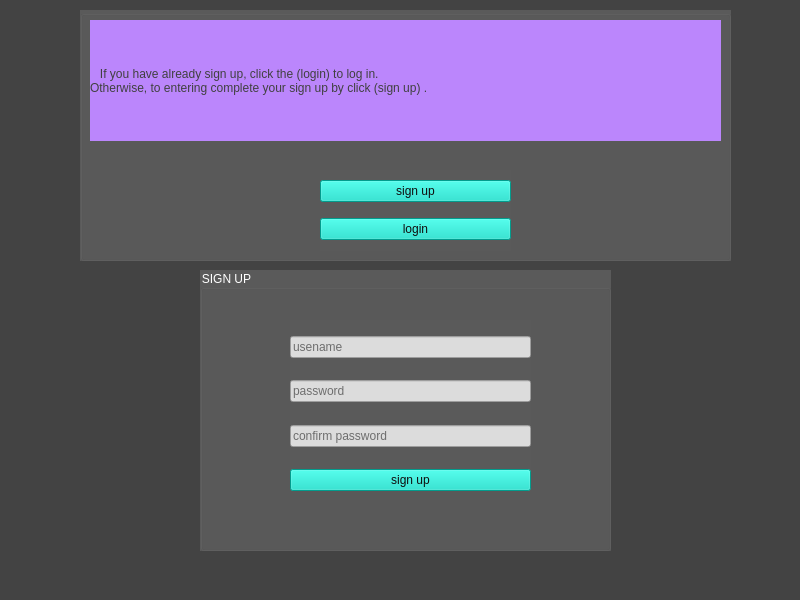
<?xml version="1.0" encoding="UTF-8"?>
<ui version="4.0">
 <class>MainWindow</class>
 <widget class="QMainWindow" name="MainWindow">
  <property name="geometry">
   <rect>
    <x>0</x>
    <y>0</y>
    <width>800</width>
    <height>600</height>
   </rect>
  </property>
  <property name="windowTitle">
   <string>MainWindow</string>
  </property>
  <property name="styleSheet">
   <string notr="true">background-color: rgb(67, 67, 67);
</string>
  </property>
  <widget class="QWidget" name="centralwidget">
   <widget class="QGroupBox" name="groupBox">
    <property name="geometry">
     <rect>
      <x>80</x>
      <y>10</y>
      <width>651</width>
      <height>251</height>
     </rect>
    </property>
    <property name="styleSheet">
     <string notr="true">background-color: rgb(90, 90, 90);
color: rgb(255, 255, 255);</string>
    </property>
    <property name="title">
     <string/>
    </property>
    <widget class="QLabel" name="label">
     <property name="geometry">
      <rect>
       <x>10</x>
       <y>10</y>
       <width>631</width>
       <height>121</height>
      </rect>
     </property>
     <property name="styleSheet">
      <string notr="true">color: rgb(64, 64, 64);
font: 75 14pt &quot;Arial&quot;;
background-color: rgb(187, 134, 252);</string>
     </property>
     <property name="text">
      <string>   If you have already sign up, click the (login) to log in.
Otherwise, to entering complete your sign up by click (sign up) .</string>
     </property>
    </widget>
    <widget class="QWidget" name="layoutWidget">
     <property name="geometry">
      <rect>
       <x>240</x>
       <y>160</y>
       <width>191</width>
       <height>81</height>
      </rect>
     </property>
     <layout class="QVBoxLayout" name="verticalLayout">
      <item>
       <widget class="QPushButton" name="pushButton_SIGNUP">
        <property name="styleSheet">
         <string notr="true">background-color: rgb(3, 218, 197);
color: rgb(15, 15, 15);</string>
        </property>
        <property name="text">
         <string>sign up</string>
        </property>
       </widget>
      </item>
      <item>
       <widget class="QPushButton" name="pushButton_LOGIN">
        <property name="styleSheet">
         <string notr="true">background-color: rgb(3, 218, 197);
color: rgb(15, 15, 15);</string>
        </property>
        <property name="text">
         <string>login</string>
        </property>
       </widget>
      </item>
     </layout>
    </widget>
   </widget>
   <widget class="QGroupBox" name="groupBoxLOGIN">
    <property name="geometry">
     <rect>
      <x>200</x>
      <y>270</y>
      <width>411</width>
      <height>281</height>
     </rect>
    </property>
    <property name="styleSheet">
     <string notr="true">background-color: rgb(90, 90, 90);
color: rgb(255, 255, 255);</string>
    </property>
    <property name="title">
     <string>LOGIN</string>
    </property>
    <widget class="QWidget" name="layoutWidget">
     <property name="geometry">
      <rect>
       <x>90</x>
       <y>60</y>
       <width>261</width>
       <height>161</height>
      </rect>
     </property>
     <layout class="QVBoxLayout" name="verticalLayout_3">
      <property name="spacing">
       <number>8</number>
      </property>
      <item>
       <spacer name="verticalSpacer_6">
        <property name="orientation">
         <enum>Qt::Vertical</enum>
        </property>
        <property name="sizeHint" stdset="0">
         <size>
          <width>20</width>
          <height>40</height>
         </size>
        </property>
       </spacer>
      </item>
      <item>
       <widget class="QLineEdit" name="lineEdit_user_login">
        <property name="styleSheet">
         <string notr="true">background-color: rgb(220, 220, 220);
color: rgb(0, 0, 0);</string>
        </property>
        <property name="placeholderText">
         <string>username</string>
        </property>
       </widget>
      </item>
      <item>
       <spacer name="verticalSpacer_5">
        <property name="orientation">
         <enum>Qt::Vertical</enum>
        </property>
        <property name="sizeHint" stdset="0">
         <size>
          <width>20</width>
          <height>40</height>
         </size>
        </property>
       </spacer>
      </item>
      <item>
       <widget class="QLineEdit" name="lineEdit_pass_login">
        <property name="styleSheet">
         <string notr="true">background-color: rgb(220, 220, 220);
color: rgb(0, 0, 0);</string>
        </property>
        <property name="placeholderText">
         <string>password</string>
        </property>
       </widget>
      </item>
      <item>
       <spacer name="verticalSpacer_7">
        <property name="orientation">
         <enum>Qt::Vertical</enum>
        </property>
        <property name="sizeHint" stdset="0">
         <size>
          <width>20</width>
          <height>40</height>
         </size>
        </property>
       </spacer>
      </item>
      <item>
       <widget class="QPushButton" name="pushButton_login">
        <property name="styleSheet">
         <string notr="true">background-color: rgb(3, 218, 197);
color: rgb(15, 15, 15);</string>
        </property>
        <property name="text">
         <string>login</string>
        </property>
       </widget>
      </item>
     </layout>
    </widget>
   </widget>
   <widget class="QGroupBox" name="groupBoxSignUp">
    <property name="geometry">
     <rect>
      <x>200</x>
      <y>270</y>
      <width>411</width>
      <height>281</height>
     </rect>
    </property>
    <property name="styleSheet">
     <string notr="true">background-color: rgb(90, 90, 90);
color: rgb(255, 255, 255);</string>
    </property>
    <property name="title">
     <string>SIGN UP</string>
    </property>
    <widget class="QWidget" name="layoutWidget">
     <property name="geometry">
      <rect>
       <x>90</x>
       <y>50</y>
       <width>241</width>
       <height>171</height>
      </rect>
     </property>
     <layout class="QVBoxLayout" name="verticalLayout_2">
      <item>
       <spacer name="verticalSpacer">
        <property name="orientation">
         <enum>Qt::Vertical</enum>
        </property>
        <property name="sizeHint" stdset="0">
         <size>
          <width>20</width>
          <height>40</height>
         </size>
        </property>
       </spacer>
      </item>
      <item>
       <widget class="QLineEdit" name="lineEdit_user_signup">
        <property name="styleSheet">
         <string notr="true">background-color: rgb(220, 220, 220);
color: rgb(0, 0, 0);</string>
        </property>
        <property name="placeholderText">
         <string>usename</string>
        </property>
       </widget>
      </item>
      <item>
       <spacer name="verticalSpacer_2">
        <property name="orientation">
         <enum>Qt::Vertical</enum>
        </property>
        <property name="sizeHint" stdset="0">
         <size>
          <width>20</width>
          <height>40</height>
         </size>
        </property>
       </spacer>
      </item>
      <item>
       <widget class="QLineEdit" name="lineEdit_pass_signup">
        <property name="styleSheet">
         <string notr="true">background-color: rgb(220, 220, 220);
color: rgb(0, 0, 0);</string>
        </property>
        <property name="placeholderText">
         <string>password</string>
        </property>
       </widget>
      </item>
      <item>
       <spacer name="verticalSpacer_3">
        <property name="orientation">
         <enum>Qt::Vertical</enum>
        </property>
        <property name="sizeHint" stdset="0">
         <size>
          <width>20</width>
          <height>40</height>
         </size>
        </property>
       </spacer>
      </item>
      <item>
       <widget class="QLineEdit" name="lineEdit_confirm_pass_signup">
        <property name="styleSheet">
         <string notr="true">background-color: rgb(220, 220, 220);
color: rgb(0, 0, 0);</string>
        </property>
        <property name="placeholderText">
         <string>confirm password</string>
        </property>
       </widget>
      </item>
      <item>
       <spacer name="verticalSpacer_4">
        <property name="orientation">
         <enum>Qt::Vertical</enum>
        </property>
        <property name="sizeHint" stdset="0">
         <size>
          <width>20</width>
          <height>40</height>
         </size>
        </property>
       </spacer>
      </item>
      <item>
       <widget class="QPushButton" name="pushButton_signup">
        <property name="styleSheet">
         <string notr="true">background-color: rgb(3, 218, 197);
color: rgb(15, 15, 15);</string>
        </property>
        <property name="text">
         <string>sign up</string>
        </property>
       </widget>
      </item>
     </layout>
    </widget>
   </widget>
  </widget>
  <widget class="QMenuBar" name="menubar">
   <property name="geometry">
    <rect>
     <x>0</x>
     <y>0</y>
     <width>800</width>
     <height>25</height>
    </rect>
   </property>
  </widget>
  <widget class="QStatusBar" name="statusbar"/>
 </widget>
 <resources/>
 <connections>
  <connection>
   <sender>pushButton_SIGNUP</sender>
   <signal>clicked()</signal>
   <receiver>groupBoxLOGIN</receiver>
   <slot>hide()</slot>
   <hints>
    <hint type="sourcelabel">
     <x>326</x>
     <y>214</y>
    </hint>
    <hint type="destinationlabel">
     <x>95</x>
     <y>317</y>
    </hint>
   </hints>
  </connection>
  <connection>
   <sender>pushButton_LOGIN</sender>
   <signal>clicked()</signal>
   <receiver>groupBoxLOGIN</receiver>
   <slot>show()</slot>
   <hints>
    <hint type="sourcelabel">
     <x>349</x>
     <y>255</y>
    </hint>
    <hint type="destinationlabel">
     <x>146</x>
     <y>306</y>
    </hint>
   </hints>
  </connection>
  <connection>
   <sender>pushButton_SIGNUP</sender>
   <signal>clicked()</signal>
   <receiver>groupBoxSignUp</receiver>
   <slot>show()</slot>
   <hints>
    <hint type="sourcelabel">
     <x>496</x>
     <y>207</y>
    </hint>
    <hint type="destinationlabel">
     <x>751</x>
     <y>306</y>
    </hint>
   </hints>
  </connection>
  <connection>
   <sender>pushButton_LOGIN</sender>
   <signal>clicked()</signal>
   <receiver>groupBoxSignUp</receiver>
   <slot>hide()</slot>
   <hints>
    <hint type="sourcelabel">
     <x>509</x>
     <y>251</y>
    </hint>
    <hint type="destinationlabel">
     <x>590</x>
     <y>310</y>
    </hint>
   </hints>
  </connection>
 </connections>
</ui>
